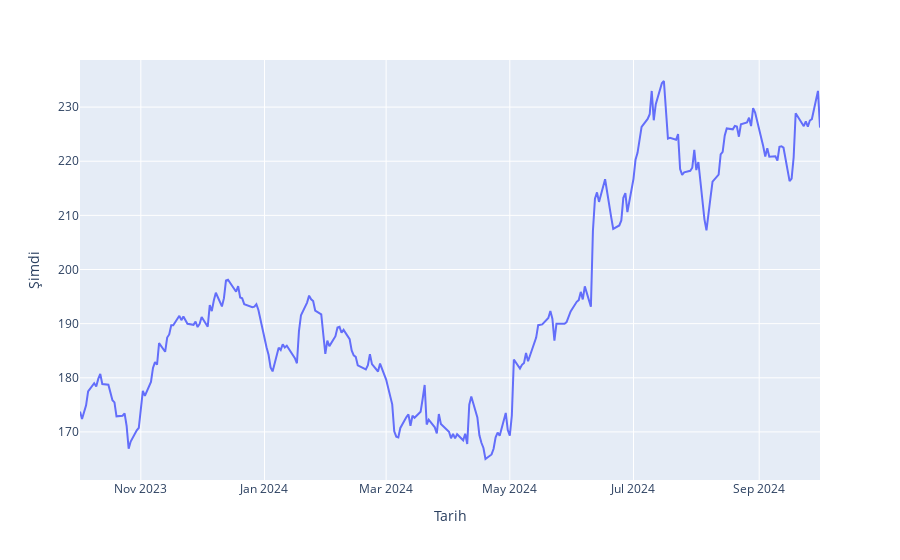

Notebook code for this chart:
### Code cell
px.line(df,x="Tarih", y="Şimdi")

### Figure 1 — Plotly figure (JSON) as saved in the notebook; plotly's stock layout.template omitted (floating-point values rounded to 4 significant figures; data arrays with more than 128 entries replaced by an {"elided": "..."} marker saying what was removed)
{"data": [{"hovertemplate": "Tarih=%{x}<br>Şimdi=%{y}<extra></extra>", "legendgroup": "", "line": {"color": "#636efa", "dash": "solid"}, "marker": {"symbol": "circle"}, "mode": "lines", "name": "", "orientation": "v", "showlegend": false, "type": "scatter", "x": {"elided": "252 str values"}, "xaxis": "x", "y": {"elided": "252 float values"}, "yaxis": "y"}], "layout": {"autosize": true, "legend": {"tracegroupgap": 0}, "margin": {"t": 60}, "xaxis": {"anchor": "y", "autorange": true, "domain": [0, 1], "range": ["2023-10-02", "2024-10-01"], "title": {"text": "Tarih"}, "type": "date"}, "yaxis": {"anchor": "x", "autorange": true, "domain": [0, 1], "range": [161.1, 238.7], "title": {"text": "Şimdi"}, "type": "linear"}}}
